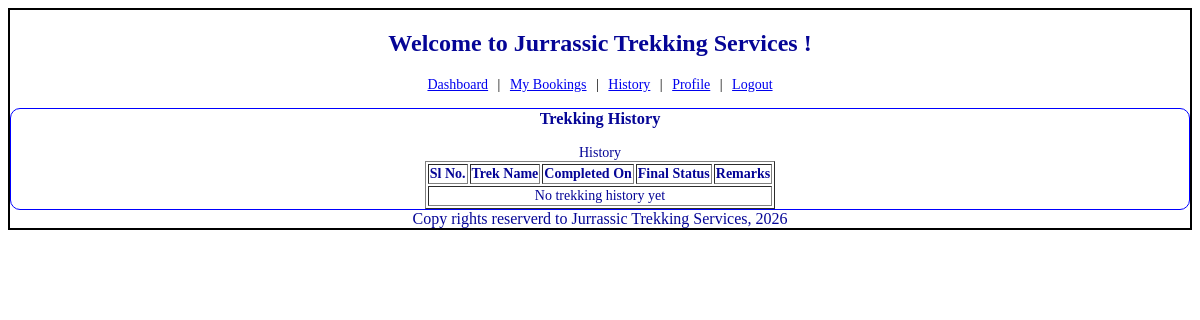
The app's page /user/history (signed in), older data.
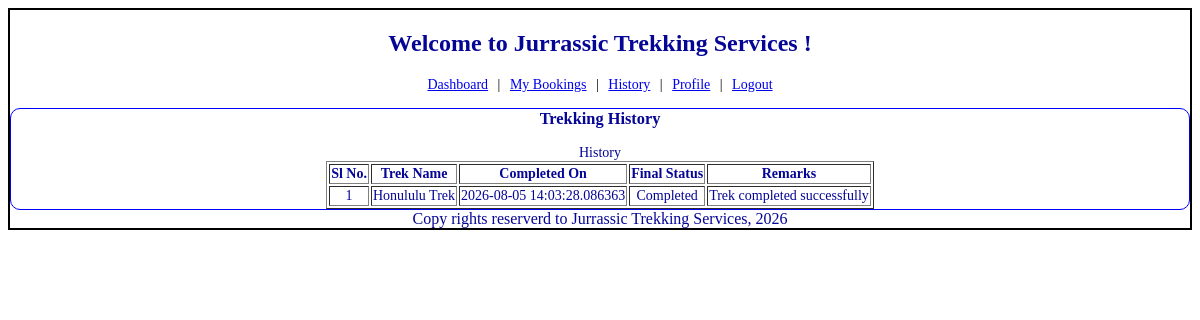
The same page, newer data.
### models.py (models this page shows)
class booking(db.Model):
    booking_id = db.Column(db.Integer, primary_key=True)
    trekker_id = db.Column(db.Integer, db.ForeignKey('trekker.trekker_id'), nullable=False)
    trek_id = db.Column(db.Integer, db.ForeignKey('trek.trek_id'), nullable=False)
    booking_date = db.Column(db.DateTime, nullable=False, default=datetime.utcnow)
    booking_status = db.Column(db.String, nullable=False, default="Booked")
    payment_status = db.Column(db.String, nullable=False, default="Unpaid")
    trek_history = db.relationship(
        'trek_history', backref='booking', uselist=False, cascade="all, delete-orphan"
    )

class trek(db.Model):
    trek_id = db.Column(db.Integer, primary_key=True)
    trek_name = db.Column(db.String, nullable=False)
    location = db.Column(db.String, nullable=False)
    difficulty = db.Column(db.String, nullable=False)
    duration_days = db.Column(db.Integer, nullable=False)
    start_date = db.Column(db.Date, nullable=False)
    end_date = db.Column(db.Date, nullable=False)
    available_slots = db.Column(db.Integer, nullable=False)
    assigned_staff_id = db.Column(db.Integer, db.ForeignKey('staff_profile.staff_id'))
    status = db.Column(db.String, nullable=False, default="Pending")
    created_at = db.Column(db.DateTime, nullable=False, default=datetime.utcnow)
    bookings = db.relationship('booking', backref='trek', lazy=True)

class trek_history(db.Model):
    history_id = db.Column(db.Integer, primary_key=True)
    booking_id = db.Column(db.Integer, db.ForeignKey('booking.booking_id'), nullable=False)
    completed_on = db.Column(db.DateTime, default=datetime.utcnow)
    remarks = db.Column(db.String)
    final_status = db.Column(db.String, nullable=False)

### controller.py (the view)
@app.route("/user/history")
def user_history():
  if session.get('role') != 'Trekker':
    return redirect(url_for('signin'))
  my_profile = trekker.query.filter_by(user_id=session['uid']).first()
  history_list = []
  if my_profile:
    for b in my_profile.bookings:
      if b.trek_history:
        history_list.append(b)
  return render_template("user_history.html", history_list=history_list)

### templates/user_history.html (shortened to what this page needs)
<!DOCTYPE html>
<html lang="en">
<head>
    <link rel="stylesheet" href="/static/main.css">
</head>
<body>
 <div class="container">
    <div class="center" >
        <h2>Welcome to Jurrassic Trekking Services !</h2>
    </div>
    <div class="navlinks">
        <a href="/user/">Dashboard</a> |
        <a href="/user/bookings">My Bookings</a> |
        <a href="/user/history">History</a> |
        <a href="/user/profile">Profile</a> |
        <a href="/logout">Logout</a>
    </div>
    <div class="dashboard-form">
        <h3 class="center">Trekking History</h3><br>
        <table class="center" name="History" border="1">
        <caption>History</caption>
        <tr>
            <th>Sl No.</th>
            <th>Trek Name</th>
            <th>Completed On</th>
            <th>Final Status</th>
            <th>Remarks</th>
        </tr>
        {% for h in history_list %}
        <tr>
            <td>{{loop.index}}</td>
            <td>{{h.trek.trek_name}}</td>
            <td>{{h.trek_history.completed_on}}</td>
            <td>{{h.trek_history.final_status}}</td>
            <td>{{h.trek_history.remarks}}</td>
        </tr>
        {% else %}
        <tr><td colspan="5">No trekking history yet</td></tr>
        {% endfor %}
        </table>
    </div>
<div class="center">Copy rights reserverd to Jurrassic Trekking Services, 2026</div>
 </div>
</body>
</html>

### static/main.css (style rules this page uses)
.container { border: 2px solid black; }
.center { text-align: center; margin: auto; color: rgb(5 , 5 , 150); }
.dashboard-form { border: 1px solid blue; margin: auto; border-radius: 10px; font-size: 14px; text-align: justify; }
.navlinks { text-align: center; margin-bottom: 15px; font-size: 14px; }
.navlinks a { margin: 0 6px; }

Row changes from the older to the newer data that the page shows:
added booking: trek.trek_name "Honululu Trek", trek_history.completed_on "2026-08-05 14:03:28.086363", trek_history.final_status "Completed", trek_history.remarks "Trek completed successfully"
Text that changed along with them:
text no longer shown: "No trekking history yet"
